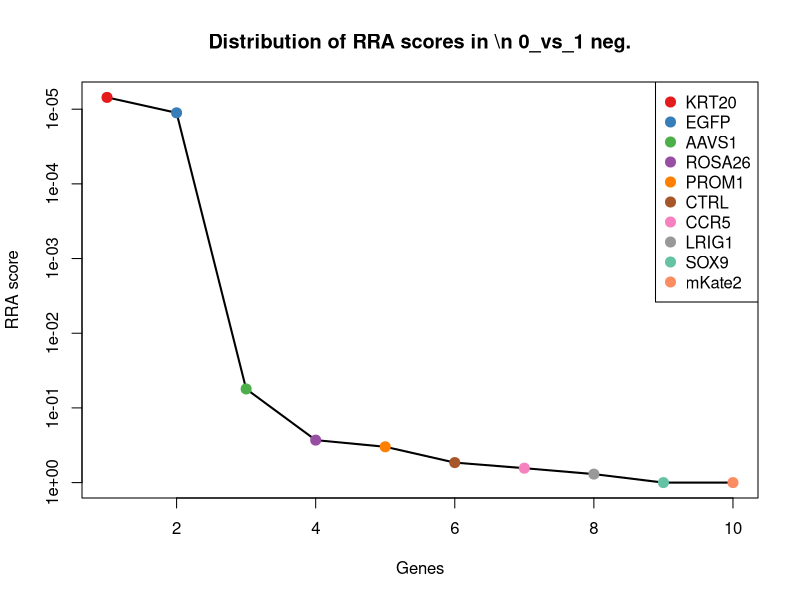
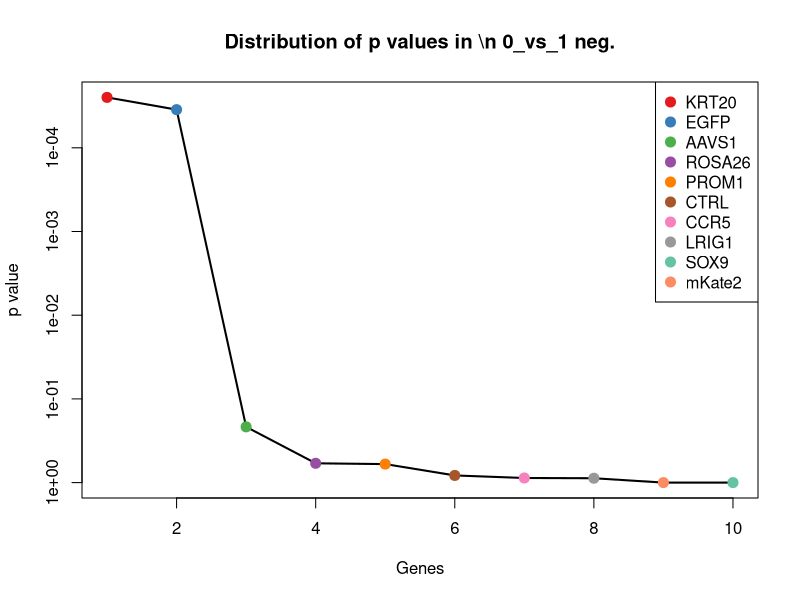
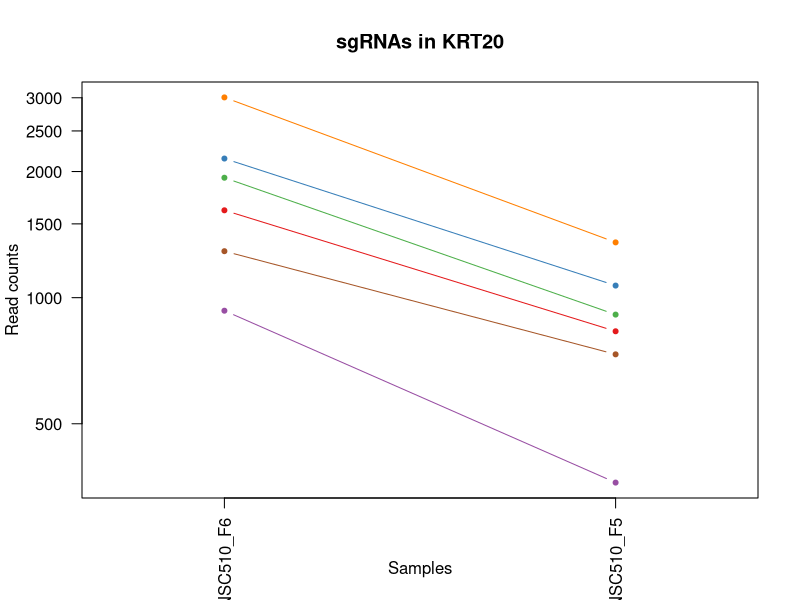
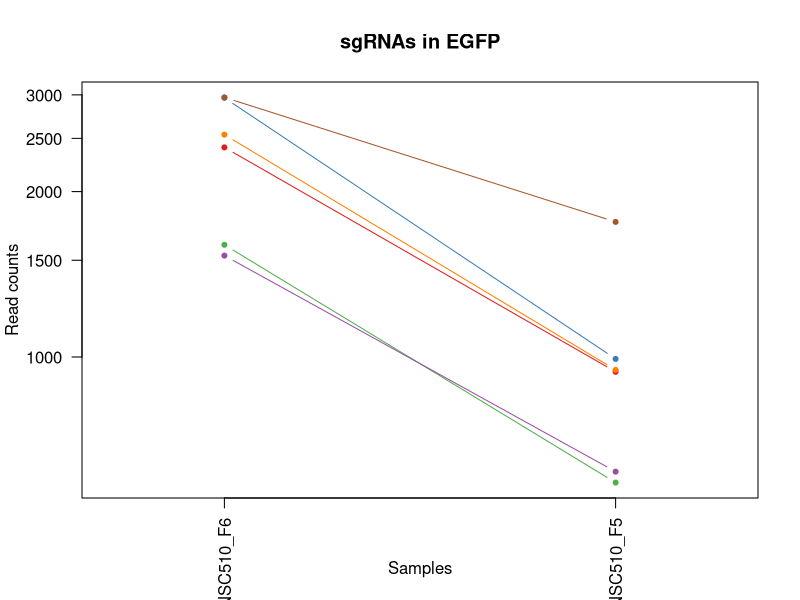
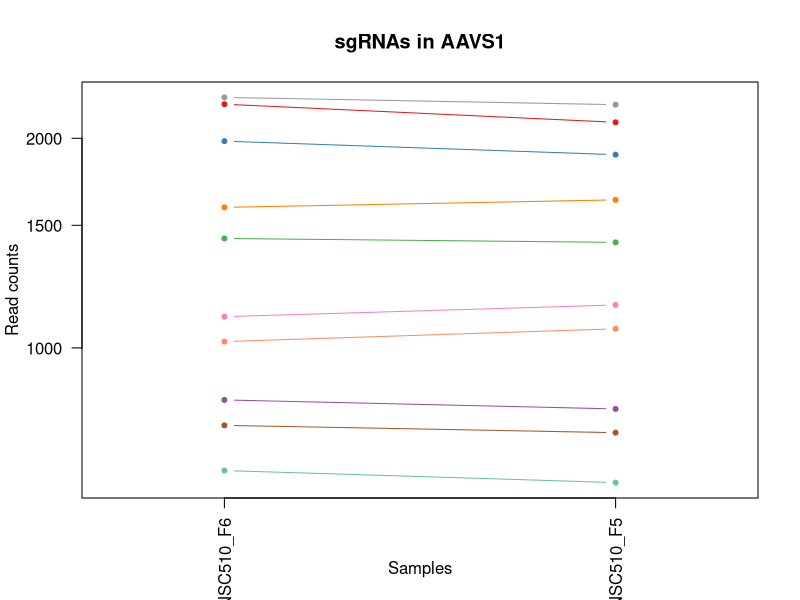
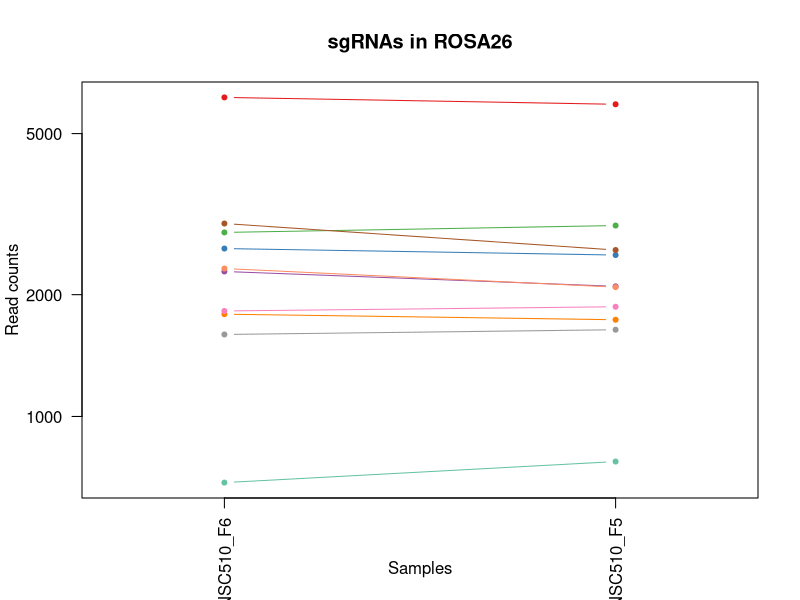
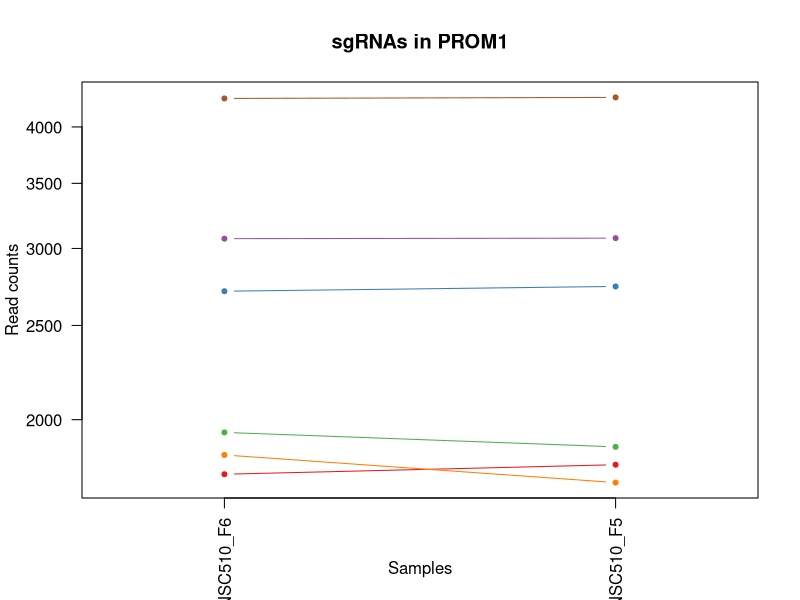
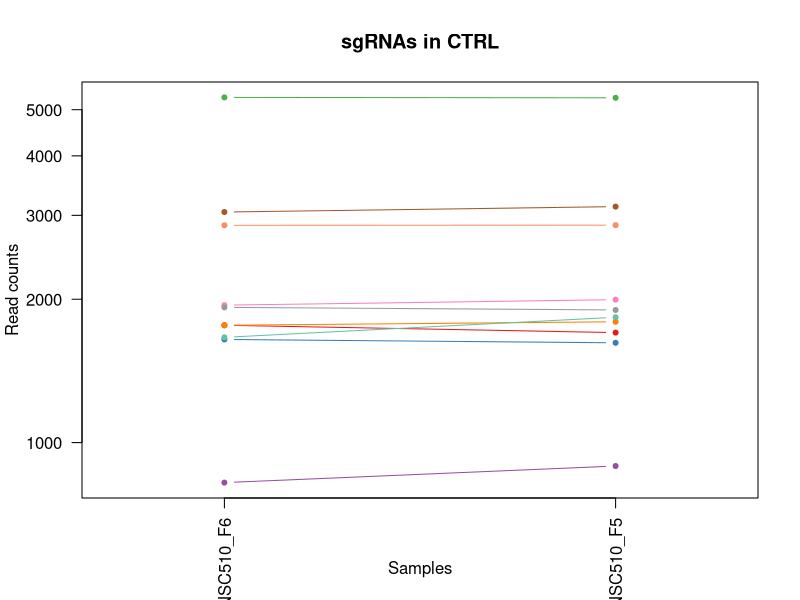

These charts were generated, in order, by the following R code: (Note: this script raises an error after producing the figures.)
pdf(file='S10B_c1_t0.pdf',width=4.5,height=4.5);
gstable=read.table('S10B_c1_t0.gene_summary.txt',header=T)
# 
#
# parameters
# Do not modify the variables beginning with "__"

# gstablename='__GENE_SUMMARY_FILE__'
startindex=3
# outputfile='__OUTPUT_FILE__'
targetgenelist=c("KRT20","EGFP","AAVS1","ROSA26","PROM1","CTRL","CCR5","LRIG1","SOX9","mKate2")
# samplelabel=sub('.\\w+.\\w+$','',colnames(gstable)[startindex]);
samplelabel='0_vs_1 neg.'


# You need to write some codes in front of this code:
# gstable=read.table(gstablename,header=T)
# pdf(file=outputfile,width=6,height=6)


# set up color using RColorBrewer
#library(RColorBrewer)
#colors <- brewer.pal(length(targetgenelist), "Set1")

colors=c( "#E41A1C", "#377EB8", "#4DAF4A", "#984EA3", "#FF7F00",  "#A65628", "#F781BF",
          "#999999", "#66C2A5", "#FC8D62", "#8DA0CB", "#E78AC3", "#A6D854", "#FFD92F", "#E5C494", "#B3B3B3", 
          "#8DD3C7", "#FFFFB3", "#BEBADA", "#FB8072", "#80B1D3", "#FDB462", "#B3DE69", "#FCCDE5",
          "#D9D9D9", "#BC80BD", "#CCEBC5", "#FFED6F")

######
# function definition

plotrankedvalues<-function(val, tglist, ...){
  
  plot(val,log='y',ylim=c(max(val),min(val)),type='l',lwd=2, ...)
  if(length(tglist)>0){
    for(i in 1:length(tglist)){
      targetgene=tglist[i];
      tx=which(names(val)==targetgene);ty=val[targetgene];
      points(tx,ty,col=colors[(i %% length(colors)) ],cex=2,pch=20)
      # text(tx+50,ty,targetgene,col=colors[i])
    }
    legend('topright',tglist,pch=20,pt.cex = 2,cex=1,col=colors)
  }
}



plotrandvalues<-function(val,targetgenelist, ...){
  # choose the one with the best distance distribution
  
  mindiffvalue=0;
  randval=val;
  for(i in 1:20){
    randval0=sample(val)
    vindex=sort(which(names(randval0) %in% targetgenelist))
    if(max(vindex)>0.9*length(val)){
      # print('pass...')
      next;
    }
    mindiffind=min(diff(vindex));
    if (mindiffind > mindiffvalue){
      mindiffvalue=mindiffind;
      randval=randval0;
      # print(paste('Diff: ',mindiffvalue))
    }
  }
  plot(randval,log='y',ylim=c(max(randval),min(randval)),pch=20,col='grey', ...)
  
  if(length(targetgenelist)>0){
    for(i in 1:length(targetgenelist)){
      targetgene=targetgenelist[i];
      tx=which(names(randval)==targetgene);ty=randval[targetgene];
      points(tx,ty,col=colors[(i %% length(colors)) ],cex=2,pch=20)
      text(tx+50,ty,targetgene,col=colors[i])
    }
  }
  
}




# set.seed(1235)



pvec=gstable[,startindex]
names(pvec)=gstable[,'id']
pvec=sort(pvec);

plotrankedvalues(pvec,targetgenelist,xlab='Genes',ylab='RRA score',main=paste('Distribution of RRA scores in \\n',samplelabel))

# plotrandvalues(pvec,targetgenelist,xlab='Genes',ylab='RRA score',main=paste('Distribution of RRA scores in \\n',samplelabel))


pvec=gstable[,startindex+1]
names(pvec)=gstable[,'id']
pvec=sort(pvec);

plotrankedvalues(pvec,targetgenelist,xlab='Genes',ylab='p value',main=paste('Distribution of p values in \\n',samplelabel))

# plotrandvalues(pvec,targetgenelist,xlab='Genes',ylab='p value',main=paste('Distribution of p values in \\n',samplelabel))



# you need to write after this code:
# dev.off()






# parameters
# Do not modify the variables beginning with "__"
targetmat=list(c(1615.2392829864425,830.2500404160154),c(2147.0518665266372,1067.6163981246968),c(1932.0638008401756,910.0817750714016),c(929.729091082681,360.83944064234515),c(3005.118269047164,1353.9462197553482),c(1289.9283941187703,731.2586894433367))
targetgene="KRT20"
collabel=c("S78_MNSC510_F6","S77_MNSC510_F5")

# set up color using RColorBrewer
#library(RColorBrewer)
#colors <- brewer.pal(length(targetgenelist), "Set1")

colors=c( "#E41A1C", "#377EB8", "#4DAF4A", "#984EA3", "#FF7F00",  "#A65628", "#F781BF",
          "#999999", "#66C2A5", "#FC8D62", "#8DA0CB", "#E78AC3", "#A6D854", "#FFD92F", "#E5C494", "#B3B3B3", 
          "#8DD3C7", "#FFFFB3", "#BEBADA", "#FB8072", "#80B1D3", "#FDB462", "#B3DE69", "#FCCDE5",
          "#D9D9D9", "#BC80BD", "#CCEBC5", "#FFED6F")


## code

targetmatvec=unlist(targetmat)+1
yrange=range(targetmatvec[targetmatvec>0]);
# yrange[1]=1; # set the minimum value to 1
for(i in 1:length(targetmat)){
  vali=targetmat[[i]]+1;
  if(i==1){
    plot(1:length(vali),vali,type='b',las=1,pch=20,main=paste('sgRNAs in',targetgene),ylab='Read counts',xlab='Samples',xlim=c(0.7,length(vali)+0.3),ylim = yrange,col=colors[(i %% length(colors))],xaxt='n',log='y')
    axis(1,at=1:length(vali),labels=(collabel),las=2)
    # lines(0:100,rep(1,101),col='black');
  }else{
    lines(1:length(vali),vali,type='b',pch=20,col=colors[(i %% length(colors))])
  }
}




# parameters
# Do not modify the variables beginning with "__"
targetmat=list(c(2406.3576475081154,938.8211995473405),c(2962.686413977468,990.9779328555261),c(1599.209471071224,589.6904133211186),c(1528.48971262173,617.3654146683192),c(2538.367863280504,946.2721614485099),c(2967.4010645407675,1760.555854933448))
targetgene="EGFP"
collabel=c("S78_MNSC510_F6","S77_MNSC510_F5")

# set up color using RColorBrewer
#library(RColorBrewer)
#colors <- brewer.pal(length(targetgenelist), "Set1")

colors=c( "#E41A1C", "#377EB8", "#4DAF4A", "#984EA3", "#FF7F00",  "#A65628", "#F781BF",
          "#999999", "#66C2A5", "#FC8D62", "#8DA0CB", "#E78AC3", "#A6D854", "#FFD92F", "#E5C494", "#B3B3B3", 
          "#8DD3C7", "#FFFFB3", "#BEBADA", "#FB8072", "#80B1D3", "#FDB462", "#B3DE69", "#FCCDE5",
          "#D9D9D9", "#BC80BD", "#CCEBC5", "#FFED6F")


## code

targetmatvec=unlist(targetmat)+1
yrange=range(targetmatvec[targetmatvec>0]);
# yrange[1]=1; # set the minimum value to 1
for(i in 1:length(targetmat)){
  vali=targetmat[[i]]+1;
  if(i==1){
    plot(1:length(vali),vali,type='b',las=1,pch=20,main=paste('sgRNAs in',targetgene),ylab='Read counts',xlab='Samples',xlim=c(0.7,length(vali)+0.3),ylim = yrange,col=colors[(i %% length(colors))],xaxt='n',log='y')
    axis(1,at=1:length(vali),labels=(collabel),las=2)
    # lines(0:100,rep(1,101),col='black');
  }else{
    lines(1:length(vali),vali,type='b',pch=20,col=colors[(i %% length(colors))])
  }
}




# parameters
# Do not modify the variables beginning with "__"
targetmat=list(c(2237.57315734199,2107.557794902193),c(1980.1532365858316,1893.6087460257584),c(1435.139631468398,1416.7471843509186),c(841.0936604926484,816.4125397424152),c(1590.7231000572847,1630.6962332273533),c(773.2026923811342,754.6759982755833),c(1107.9428823754058,1151.705825295037),c(2288.4913834256254,2234.224147222072),c(665.7086595379034,639.7183003718272),c(1020.2503818980332,1064.4231287384814))
targetgene="AAVS1"
collabel=c("S78_MNSC510_F6","S77_MNSC510_F5")

# set up color using RColorBrewer
#library(RColorBrewer)
#colors <- brewer.pal(length(targetgenelist), "Set1")

colors=c( "#E41A1C", "#377EB8", "#4DAF4A", "#984EA3", "#FF7F00",  "#A65628", "#F781BF",
          "#999999", "#66C2A5", "#FC8D62", "#8DA0CB", "#E78AC3", "#A6D854", "#FFD92F", "#E5C494", "#B3B3B3", 
          "#8DD3C7", "#FFFFB3", "#BEBADA", "#FB8072", "#80B1D3", "#FDB462", "#B3DE69", "#FCCDE5",
          "#D9D9D9", "#BC80BD", "#CCEBC5", "#FFED6F")


## code

targetmatvec=unlist(targetmat)+1
yrange=range(targetmatvec[targetmatvec>0]);
# yrange[1]=1; # set the minimum value to 1
for(i in 1:length(targetmat)){
  vali=targetmat[[i]]+1;
  if(i==1){
    plot(1:length(vali),vali,type='b',las=1,pch=20,main=paste('sgRNAs in',targetgene),ylab='Read counts',xlab='Samples',xlim=c(0.7,length(vali)+0.3),ylim = yrange,col=colors[(i %% length(colors))],xaxt='n',log='y')
    axis(1,at=1:length(vali),labels=(collabel),las=2)
    # lines(0:100,rep(1,101),col='black');
  }else{
    lines(1:length(vali),vali,type='b',pch=20,col=colors[(i %% length(colors))])
  }
}




# parameters
# Do not modify the variables beginning with "__"
targetmat=list(c(6142.246753866717,5906.483941369833),c(2598.715390490739,2504.5876219216466),c(2848.5918703456177,2962.2895672791938),c(2280.9479425243458,2095.8491404860697),c(1788.7384237158678,1732.8808535862477),c(2996.631898033225,2576.9683946758632),c(1821.740977658965,1865.9337446785578),c(1593.5518903952643,1637.0827719997842),c(685.5101919037617,772.7711914641375),c(2319.6080771434026,2086.2693323274234))
targetgene="ROSA26"
collabel=c("S78_MNSC510_F6","S77_MNSC510_F5")

# set up color using RColorBrewer
#library(RColorBrewer)
#colors <- brewer.pal(length(targetgenelist), "Set1")

colors=c( "#E41A1C", "#377EB8", "#4DAF4A", "#984EA3", "#FF7F00",  "#A65628", "#F781BF",
          "#999999", "#66C2A5", "#FC8D62", "#8DA0CB", "#E78AC3", "#A6D854", "#FFD92F", "#E5C494", "#B3B3B3", 
          "#8DD3C7", "#FFFFB3", "#BEBADA", "#FB8072", "#80B1D3", "#FDB462", "#B3DE69", "#FCCDE5",
          "#D9D9D9", "#BC80BD", "#CCEBC5", "#FFED6F")


## code

targetmatvec=unlist(targetmat)+1
yrange=range(targetmatvec[targetmatvec>0]);
# yrange[1]=1; # set the minimum value to 1
for(i in 1:length(targetmat)){
  vali=targetmat[[i]]+1;
  if(i==1){
    plot(1:length(vali),vali,type='b',las=1,pch=20,main=paste('sgRNAs in',targetgene),ylab='Read counts',xlab='Samples',xlim=c(0.7,length(vali)+0.3),ylim = yrange,col=colors[(i %% length(colors))],xaxt='n',log='y')
    axis(1,at=1:length(vali),labels=(collabel),las=2)
    # lines(0:100,rep(1,101),col='black');
  }else{
    lines(1:length(vali),vali,type='b',pch=20,col=colors[(i %% length(colors))])
  }
}




# parameters
# Do not modify the variables beginning with "__"
targetmat=list(c(1756.6787998854306,1796.7462413105566),c(2709.9811437846092,2740.8895565015896),c(1939.607241741455,1874.4491297084655),c(3069.237516708039,3072.9895726679956),c(1838.7137196868437,1722.2366222988628),c(4278.073921138056,4288.560785687341))
targetgene="PROM1"
collabel=c("S78_MNSC510_F6","S77_MNSC510_F5")

# set up color using RColorBrewer
#library(RColorBrewer)
#colors <- brewer.pal(length(targetgenelist), "Set1")

colors=c( "#E41A1C", "#377EB8", "#4DAF4A", "#984EA3", "#FF7F00",  "#A65628", "#F781BF",
          "#999999", "#66C2A5", "#FC8D62", "#8DA0CB", "#E78AC3", "#A6D854", "#FFD92F", "#E5C494", "#B3B3B3", 
          "#8DD3C7", "#FFFFB3", "#BEBADA", "#FB8072", "#80B1D3", "#FDB462", "#B3DE69", "#FCCDE5",
          "#D9D9D9", "#BC80BD", "#CCEBC5", "#FFED6F")


## code

targetmatvec=unlist(targetmat)+1
yrange=range(targetmatvec[targetmatvec>0]);
# yrange[1]=1; # set the minimum value to 1
for(i in 1:length(targetmat)){
  vali=targetmat[[i]]+1;
  if(i==1){
    plot(1:length(vali),vali,type='b',las=1,pch=20,main=paste('sgRNAs in',targetgene),ylab='Read counts',xlab='Samples',xlim=c(0.7,length(vali)+0.3),ylim = yrange,col=colors[(i %% length(colors))],xaxt='n',log='y')
    axis(1,at=1:length(vali),labels=(collabel),las=2)
    # lines(0:100,rep(1,101),col='black');
  }else{
    lines(1:length(vali),vali,type='b',pch=20,col=colors[(i %% length(colors))])
  }
}




# parameters
# Do not modify the variables beginning with "__"
targetmat=list(c(1762.3363805613901,1700.948159724093),c(1645.41304659156,1618.9875788112302),c(5304.9248138247085,5294.4406423452065),c(823.17798835211,891.9865818828473),c(1762.3363805613901,1792.4885487956026),c(3047.550124116861,3128.3395753623968),c(1942.4360320794347,1994.728943255914),c(1921.6915696009164,1897.8664385407121),c(1662.3857886194385,1831.8722045589263),c(2858.021171472217,2860.1049469202994))
targetgene="CTRL"
collabel=c("S78_MNSC510_F6","S77_MNSC510_F5")

# set up color using RColorBrewer
#library(RColorBrewer)
#colors <- brewer.pal(length(targetgenelist), "Set1")

colors=c( "#E41A1C", "#377EB8", "#4DAF4A", "#984EA3", "#FF7F00",  "#A65628", "#F781BF",
          "#999999", "#66C2A5", "#FC8D62", "#8DA0CB", "#E78AC3", "#A6D854", "#FFD92F", "#E5C494", "#B3B3B3", 
          "#8DD3C7", "#FFFFB3", "#BEBADA", "#FB8072", "#80B1D3", "#FDB462", "#B3DE69", "#FCCDE5",
          "#D9D9D9", "#BC80BD", "#CCEBC5", "#FFED6F")


## code

targetmatvec=unlist(targetmat)+1
yrange=range(targetmatvec[targetmatvec>0]);
# yrange[1]=1; # set the minimum value to 1
for(i in 1:length(targetmat)){
  vali=targetmat[[i]]+1;
  if(i==1){
    plot(1:length(vali),vali,type='b',las=1,pch=20,main=paste('sgRNAs in',targetgene),ylab='Read counts',xlab='Samples',xlim=c(0.7,length(vali)+0.3),ylim = yrange,col=colors[(i %% length(colors))],xaxt='n',log='y')
    axis(1,at=1:length(vali),labels=(collabel),las=2)
    # lines(0:100,rep(1,101),col='black');
  }else{
    lines(1:length(vali),vali,type='b',pch=20,col=colors[(i %% length(colors))])
  }
}




# parameters
# Do not modify the variables beginning with "__"
targetmat=list(c(1231.4667271338553,1350.7529503691328),c(2151.7665170899368,1948.9587487201593),c(1166.4045493603207,1212.3779436331301),c(912.7563490548023,949.4654308347253),c(1553.9488256635477,1533.8337285121515),c(1387.993125835402,1424.198146252088),c(2774.100391445484,2958.0318747642395),c(1756.6787998854306,1790.3597025381257),c(1126.8014846286042,1068.6808212534352),c(1583.1796591560053,1710.5279678827394))
targetgene="CCR5"
collabel=c("S78_MNSC510_F6","S77_MNSC510_F5")

# set up color using RColorBrewer
#library(RColorBrewer)
#colors <- brewer.pal(length(targetgenelist), "Set1")

colors=c( "#E41A1C", "#377EB8", "#4DAF4A", "#984EA3", "#FF7F00",  "#A65628", "#F781BF",
          "#999999", "#66C2A5", "#FC8D62", "#8DA0CB", "#E78AC3", "#A6D854", "#FFD92F", "#E5C494", "#B3B3B3", 
          "#8DD3C7", "#FFFFB3", "#BEBADA", "#FB8072", "#80B1D3", "#FDB462", "#B3DE69", "#FCCDE5",
          "#D9D9D9", "#BC80BD", "#CCEBC5", "#FFED6F")


## code

targetmatvec=unlist(targetmat)+1
yrange=range(targetmatvec[targetmatvec>0]);
# yrange[1]=1; # set the minimum value to 1
for(i in 1:length(targetmat)){
  vali=targetmat[[i]]+1;
  if(i==1){
    plot(1:length(vali),vali,type='b',las=1,pch=20,main=paste('sgRNAs in',targetgene),ylab='Read counts',xlab='Samples',xlim=c(0.7,length(vali)+0.3),ylim = yrange,col=colors[(i %% length(colors))],xaxt='n',log='y')
    axis(1,at=1:length(vali),labels=(collabel),las=2)
    # lines(0:100,rep(1,101),col='black');
  }else{
    lines(1:length(vali),vali,type='b',pch=20,col=colors[(i %% length(colors))])
  }
}




# parameters
# Do not modify the variables beginning with "__"
targetmat=list(c(1976.3815161351918,2176.7452982701943),c(1169.2333396983006,1247.5039068815001),c(1341.7895503150658,1403.9741068060569),c(2553.454745083063,2582.290510319556),c(3579.3627076570556,3822.3434552998865),c(1261.6404907389726,1246.4394837527616))
targetgene="LRIG1"
collabel=c("S78_MNSC510_F6","S77_MNSC510_F5")

# set up color using RColorBrewer
#library(RColorBrewer)
#colors <- brewer.pal(length(targetgenelist), "Set1")

colors=c( "#E41A1C", "#377EB8", "#4DAF4A", "#984EA3", "#FF7F00",  "#A65628", "#F781BF",
          "#999999", "#66C2A5", "#FC8D62", "#8DA0CB", "#E78AC3", "#A6D854", "#FFD92F", "#E5C494", "#B3B3B3", 
          "#8DD3C7", "#FFFFB3", "#BEBADA", "#FB8072", "#80B1D3", "#FDB462", "#B3DE69", "#FCCDE5",
          "#D9D9D9", "#BC80BD", "#CCEBC5", "#FFED6F")


## code

targetmatvec=unlist(targetmat)+1
yrange=range(targetmatvec[targetmatvec>0]);
# yrange[1]=1; # set the minimum value to 1
for(i in 1:length(targetmat)){
  vali=targetmat[[i]]+1;
  if(i==1){
    plot(1:length(vali),vali,type='b',las=1,pch=20,main=paste('sgRNAs in',targetgene),ylab='Read counts',xlab='Samples',xlim=c(0.7,length(vali)+0.3),ylim = yrange,col=colors[(i %% length(colors))],xaxt='n',log='y')
    axis(1,at=1:length(vali),labels=(collabel),las=2)
    # lines(0:100,rep(1,101),col='black');
  }else{
    lines(1:length(vali),vali,type='b',pch=20,col=colors[(i %% length(colors))])
  }
}




# parameters
# Do not modify the variables beginning with "__"
targetmat=list(c(1218.2657055566162,1467.8394945303658),c(660.9940089746037,1127.2240933340518),c(565.7580675959518,1005.8798566578648),c(466.75040576666026,790.8663846526916),c(825.0638485774298,1597.6991162364604),c(2118.7639631468396,2847.3318693754377))
targetgene="SOX9"
collabel=c("S78_MNSC510_F6","S77_MNSC510_F5")

# set up color using RColorBrewer
#library(RColorBrewer)
#colors <- brewer.pal(length(targetgenelist), "Set1")

colors=c( "#E41A1C", "#377EB8", "#4DAF4A", "#984EA3", "#FF7F00",  "#A65628", "#F781BF",
          "#999999", "#66C2A5", "#FC8D62", "#8DA0CB", "#E78AC3", "#A6D854", "#FFD92F", "#E5C494", "#B3B3B3", 
          "#8DD3C7", "#FFFFB3", "#BEBADA", "#FB8072", "#80B1D3", "#FDB462", "#B3DE69", "#FCCDE5",
          "#D9D9D9", "#BC80BD", "#CCEBC5", "#FFED6F")


## code

targetmatvec=unlist(targetmat)+1
yrange=range(targetmatvec[targetmatvec>0]);
# yrange[1]=1; # set the minimum value to 1
for(i in 1:length(targetmat)){
  vali=targetmat[[i]]+1;
  if(i==1){
    plot(1:length(vali),vali,type='b',las=1,pch=20,main=paste('sgRNAs in',targetgene),ylab='Read counts',xlab='Samples',xlim=c(0.7,length(vali)+0.3),ylim = yrange,col=colors[(i %% length(colors))],xaxt='n',log='y')
    axis(1,at=1:length(vali),labels=(collabel),las=2)
    # lines(0:100,rep(1,101),col='black');
  }else{
    lines(1:length(vali),vali,type='b',pch=20,col=colors[(i %% length(colors))])
  }
}




# parameters
# Do not modify the variables beginning with "__"
targetmat=list(c(256.4769906434982,1942.5722099477284),c(293.25126503723504,2385.3722315029368),c(302.68056616383427,2223.5799159346875),c(929.729091082681,1746.718354259848),c(390.3730666412068,1882.9645147383735),c(451.66352396410156,3366.7703561998164))
targetgene="mKate2"
collabel=c("S78_MNSC510_F6","S77_MNSC510_F5")

# set up color using RColorBrewer
#library(RColorBrewer)
#colors <- brewer.pal(length(targetgenelist), "Set1")

colors=c( "#E41A1C", "#377EB8", "#4DAF4A", "#984EA3", "#FF7F00",  "#A65628", "#F781BF",
          "#999999", "#66C2A5", "#FC8D62", "#8DA0CB", "#E78AC3", "#A6D854", "#FFD92F", "#E5C494", "#B3B3B3", 
          "#8DD3C7", "#FFFFB3", "#BEBADA", "#FB8072", "#80B1D3", "#FDB462", "#B3DE69", "#FCCDE5",
          "#D9D9D9", "#BC80BD", "#CCEBC5", "#FFED6F")


## code

targetmatvec=unlist(targetmat)+1
yrange=range(targetmatvec[targetmatvec>0]);
# yrange[1]=1; # set the minimum value to 1
for(i in 1:length(targetmat)){
  vali=targetmat[[i]]+1;
  if(i==1){
    plot(1:length(vali),vali,type='b',las=1,pch=20,main=paste('sgRNAs in',targetgene),ylab='Read counts',xlab='Samples',xlim=c(0.7,length(vali)+0.3),ylim = yrange,col=colors[(i %% length(colors))],xaxt='n',log='y')
    axis(1,at=1:length(vali),labels=(collabel),las=2)
    # lines(0:100,rep(1,101),col='black');
  }else{
    lines(1:length(vali),vali,type='b',pch=20,col=colors[(i %% length(colors))])
  }
}



# 
#
# parameters
# Do not modify the variables beginning with "__"

# gstablename='__GENE_SUMMARY_FILE__'
startindex=9
# outputfile='__OUTPUT_FILE__'
targetgenelist=c("mKate2","SOX9","LRIG1","CTRL","CCR5","ROSA26","PROM1","AAVS1","EGFP","KRT20")
# samplelabel=sub('.\\w+.\\w+$','',colnames(gstable)[startindex]);
samplelabel='0_vs_1 pos.'


# You need to write some codes in front of this code:
# gstable=read.table(gstablename,header=T)
# pdf(file=outputfile,width=6,height=6)


# set up color using RColorBrewer
#library(RColorBrewer)
#colors <- brewer.pal(length(targetgenelist), "Set1")

colors=c( "#E41A1C", "#377EB8", "#4DAF4A", "#984EA3", "#FF7F00",  "#A65628", "#F781BF",
          "#999999", "#66C2A5", "#FC8D62", "#8DA0CB", "#E78AC3", "#A6D854", "#FFD92F", "#E5C494", "#B3B3B3", 
          "#8DD3C7", "#FFFFB3", "#BEBADA", "#FB8072", "#80B1D3", "#FDB462", "#B3DE69", "#FCCDE5",
          "#D9D9D9", "#BC80BD", "#CCEBC5", "#FFED6F")

######
# function definition

plotrankedvalues<-function(val, tglist, ...){
  
  plot(val,log='y',ylim=c(max(val),min(val)),type='l',lwd=2, ...)
  if(length(tglist)>0){
    for(i in 1:length(tglist)){
      targetgene=tglist[i];
      tx=which(names(val)==targetgene);ty=val[targetgene];
      points(tx,ty,col=colors[(i %% length(colors)) ],cex=2,pch=20)
      # text(tx+50,ty,targetgene,col=colors[i])
    }
    legend('topright',tglist,pch=20,pt.cex = 2,cex=1,col=colors)
  }
}



plotrandvalues<-function(val,targetgenelist, ...){
  # choose the one with the best distance distribution
  
  mindiffvalue=0;
  randval=val;
  for(i in 1:20){
    randval0=sample(val)
    vindex=sort(which(names(randval0) %in% targetgenelist))
    if(max(vindex)>0.9*length(val)){
      # print('pass...')
      next;
    }
    mindiffind=min(diff(vindex));
    if (mindiffind > mindiffvalue){
      mindiffvalue=mindiffind;
      randval=randval0;
      # print(paste('Diff: ',mindiffvalue))
    }
  }
  plot(randval,log='y',ylim=c(max(randval),min(randval)),pch=20,col='grey', ...)
  
  if(length(targetgenelist)>0){
    for(i in 1:length(targetgenelist)){
      targetgene=targetgenelist[i];
      tx=which(names(randval)==targetgene);ty=randval[targetgene];
      points(tx,ty,col=colors[(i %% length(colors)) ],cex=2,pch=20)
      text(tx+50,ty,targetgene,col=colors[i])
    }
  }
  
}




# set.seed(1235)



pvec=gstable[,startindex]
names(pvec)=gstable[,'id']
pvec=sort(pvec);

plotrankedvalues(pvec,targetgenelist,xlab='Genes',ylab='RRA score',main=paste('Distribution of RRA scores in \\n',samplelabel))

# plotrandvalues(pvec,targetgenelist,xlab='Genes',ylab='RRA score',main=paste('Distribution of RRA scores in \\n',samplelabel))


pvec=gstable[,startindex+1]
names(pvec)=gstable[,'id']
pvec=sort(pvec);

plotrankedvalues(pvec,targetgenelist,xlab='Genes',ylab='p value',main=paste('Distribution of p values in \\n',samplelabel))

# plotrandvalues(pvec,targetgenelist,xlab='Genes',ylab='p value',main=paste('Distribution of p values in \\n',samplelabel))



# you need to write after this code:
# dev.off()






# parameters
# Do not modify the variables beginning with "__"
targetmat=list(c(256.4769906434982,1942.5722099477284),c(293.25126503723504,2385.3722315029368),c(302.68056616383427,2223.5799159346875),c(929.729091082681,1746.718354259848),c(390.3730666412068,1882.9645147383735),c(451.66352396410156,3366.7703561998164))
targetgene="mKate2"
collabel=c("S78_MNSC510_F6","S77_MNSC510_F5")

# set up color using RColorBrewer
#library(RColorBrewer)
#colors <- brewer.pal(length(targetgenelist), "Set1")

colors=c( "#E41A1C", "#377EB8", "#4DAF4A", "#984EA3", "#FF7F00",  "#A65628", "#F781BF",
          "#999999", "#66C2A5", "#FC8D62", "#8DA0CB", "#E78AC3", "#A6D854", "#FFD92F", "#E5C494", "#B3B3B3", 
          "#8DD3C7", "#FFFFB3", "#BEBADA", "#FB8072", "#80B1D3", "#FDB462", "#B3DE69", "#FCCDE5",
          "#D9D9D9", "#BC80BD", "#CCEBC5", "#FFED6F")


## code

targetmatvec=unlist(targetmat)+1
yrange=range(targetmatvec[targetmatvec>0]);
# yrange[1]=1; # set the minimum value to 1
for(i in 1:length(targetmat)){
  vali=targetmat[[i]]+1;
  if(i==1){
    plot(1:length(vali),vali,type='b',las=1,pch=20,main=paste('sgRNAs in',targetgene),ylab='Read counts',xlab='Samples',xlim=c(0.7,length(vali)+0.3),ylim = yrange,col=colors[(i %% length(colors))],xaxt='n',log='y')
    axis(1,at=1:length(vali),labels=(collabel),las=2)
    # lines(0:100,rep(1,101),col='black');
  }else{
    lines(1:length(vali),vali,type='b',pch=20,col=colors[(i %% length(colors))])
  }
}




# parameters
# Do not modify the variables beginning with "__"
targetmat=list(c(1218.2657055566162,1467.8394945303658),c(660.9940089746037,1127.2240933340518),c(565.7580675959518,1005.8798566578648),c(466.75040576666026,790.8663846526916),c(825.0638485774298,1597.6991162364604),c(2118.7639631468396,2847.3318693754377))
targetgene="SOX9"
collabel=c("S78_MNSC510_F6","S77_MNSC510_F5")

# set up color using RColorBrewer
#library(RColorBrewer)
#colors <- brewer.pal(length(targetgenelist), "Set1")

colors=c( "#E41A1C", "#377EB8", "#4DAF4A", "#984EA3", "#FF7F00",  "#A65628", "#F781BF",
          "#999999", "#66C2A5", "#FC8D62", "#8DA0CB", "#E78AC3", "#A6D854", "#FFD92F", "#E5C494", "#B3B3B3", 
          "#8DD3C7", "#FFFFB3", "#BEBADA", "#FB8072", "#80B1D3", "#FDB462", "#B3DE69", "#FCCDE5",
          "#D9D9D9", "#BC80BD", "#CCEBC5", "#FFED6F")


## code

targetmatvec=unlist(targetmat)+1
yrange=range(targetmatvec[targetmatvec>0]);
# yrange[1]=1; # set the minimum value to 1
for(i in 1:length(targetmat)){
  vali=targetmat[[i]]+1;
  if(i==1){
    plot(1:length(vali),vali,type='b',las=1,pch=20,main=paste('sgRNAs in',targetgene),ylab='Read counts',xlab='Samples',xlim=c(0.7,length(vali)+0.3),ylim = yrange,col=colors[(i %% length(colors))],xaxt='n',log='y')
    axis(1,at=1:length(vali),labels=(collabel),las=2)
    # lines(0:100,rep(1,101),col='black');
  }else{
    lines(1:length(vali),vali,type='b',pch=20,col=colors[(i %% length(colors))])
  }
}




# parameters
# Do not modify the variables beginning with "__"
targetmat=list(c(1976.3815161351918,2176.7452982701943),c(1169.2333396983006,1247.5039068815001),c(1341.7895503150658,1403.9741068060569),c(2553.454745083063,2582.290510319556),c(3579.3627076570556,3822.3434552998865),c(1261.6404907389726,1246.4394837527616))
targetgene="LRIG1"
collabel=c("S78_MNSC510_F6","S77_MNSC510_F5")

# set up color using RColorBrewer
#library(RColorBrewer)
#colors <- brewer.pal(length(targetgenelist), "Set1")

colors=c( "#E41A1C", "#377EB8", "#4DAF4A", "#984EA3", "#FF7F00",  "#A65628", "#F781BF",
          "#999999", "#66C2A5", "#FC8D62", "#8DA0CB", "#E78AC3", "#A6D854", "#FFD92F", "#E5C494", "#B3B3B3", 
          "#8DD3C7", "#FFFFB3", "#BEBADA", "#FB8072", "#80B1D3", "#FDB462", "#B3DE69", "#FCCDE5",
          "#D9D9D9", "#BC80BD", "#CCEBC5", "#FFED6F")


## code

targetmatvec=unlist(targetmat)+1
yrange=range(targetmatvec[targetmatvec>0]);
# yrange[1]=1; # set the minimum value to 1
for(i in 1:length(targetmat)){
  vali=targetmat[[i]]+1;
  if(i==1){
    plot(1:length(vali),vali,type='b',las=1,pch=20,main=paste('sgRNAs in',targetgene),ylab='Read counts',xlab='Samples',xlim=c(0.7,length(vali)+0.3),ylim = yrange,col=colors[(i %% length(colors))],xaxt='n',log='y')
    axis(1,at=1:length(vali),labels=(collabel),las=2)
    # lines(0:100,rep(1,101),col='black');
  }else{
    lines(1:length(vali),vali,type='b',pch=20,col=colors[(i %% length(colors))])
  }
}




# parameters
# Do not modify the variables beginning with "__"
targetmat=list(c(1762.3363805613901,1700.948159724093),c(1645.41304659156,1618.9875788112302),c(5304.9248138247085,5294.4406423452065),c(823.17798835211,891.9865818828473),c(1762.3363805613901,1792.4885487956026),c(3047.550124116861,3128.3395753623968),c(1942.4360320794347,1994.728943255914),c(1921.6915696009164,1897.8664385407121),c(1662.3857886194385,1831.8722045589263),c(2858.021171472217,2860.1049469202994))
targetgene="CTRL"
collabel=c("S78_MNSC510_F6","S77_MNSC510_F5")

# set up color using RColorBrewer
#library(RColorBrewer)
#colors <- brewer.pal(length(targetgenelist), "Set1")

colors=c( "#E41A1C", "#377EB8", "#4DAF4A", "#984EA3", "#FF7F00",  "#A65628", "#F781BF",
          "#999999", "#66C2A5", "#FC8D62", "#8DA0CB", "#E78AC3", "#A6D854", "#FFD92F", "#E5C494", "#B3B3B3", 
          "#8DD3C7", "#FFFFB3", "#BEBADA", "#FB8072", "#80B1D3", "#FDB462", "#B3DE69", "#FCCDE5",
          "#D9D9D9", "#BC80BD", "#CCEBC5", "#FFED6F")


## code

targetmatvec=unlist(targetmat)+1
yrange=range(targetmatvec[targetmatvec>0]);
# yrange[1]=1; # set the minimum value to 1
for(i in 1:length(targetmat)){
  vali=targetmat[[i]]+1;
  if(i==1){
    plot(1:length(vali),vali,type='b',las=1,pch=20,main=paste('sgRNAs in',targetgene),ylab='Read counts',xlab='Samples',xlim=c(0.7,length(vali)+0.3),ylim = yrange,col=colors[(i %% length(colors))],xaxt='n',log='y')
    axis(1,at=1:length(vali),labels=(collabel),las=2)
    # lines(0:100,rep(1,101),col='black');
  }else{
    lines(1:length(vali),vali,type='b',pch=20,col=colors[(i %% length(colors))])
  }
}




# parameters
# Do not modify the variables beginning with "__"
targetmat=list(c(1231.4667271338553,1350.7529503691328),c(2151.7665170899368,1948.9587487201593),c(1166.4045493603207,1212.3779436331301),c(912.7563490548023,949.4654308347253),c(1553.9488256635477,1533.8337285121515),c(1387.993125835402,1424.198146252088),c(2774.100391445484,2958.0318747642395),c(1756.6787998854306,1790.3597025381257),c(1126.8014846286042,1068.6808212534352),c(1583.1796591560053,1710.5279678827394))
targetgene="CCR5"
collabel=c("S78_MNSC510_F6","S77_MNSC510_F5")

# set up color using RColorBrewer
#library(RColorBrewer)
#colors <- brewer.pal(length(targetgenelist), "Set1")

colors=c( "#E41A1C", "#377EB8", "#4DAF4A", "#984EA3", "#FF7F00",  "#A65628", "#F781BF",
          "#999999", "#66C2A5", "#FC8D62", "#8DA0CB", "#E78AC3", "#A6D854", "#FFD92F", "#E5C494", "#B3B3B3", 
          "#8DD3C7", "#FFFFB3", "#BEBADA", "#FB8072", "#80B1D3", "#FDB462", "#B3DE69", "#FCCDE5",
          "#D9D9D9", "#BC80BD", "#CCEBC5", "#FFED6F")


## code

targetmatvec=unlist(targetmat)+1
yrange=range(targetmatvec[targetmatvec>0]);
# yrange[1]=1; # set the minimum value to 1
for(i in 1:length(targetmat)){
  vali=targetmat[[i]]+1;
  if(i==1){
    plot(1:length(vali),vali,type='b',las=1,pch=20,main=paste('sgRNAs in',targetgene),ylab='Read counts',xlab='Samples',xlim=c(0.7,length(vali)+0.3),ylim = yrange,col=colors[(i %% length(colors))],xaxt='n',log='y')
    axis(1,at=1:length(vali),labels=(collabel),las=2)
    # lines(0:100,rep(1,101),col='black');
  }else{
    lines(1:length(vali),vali,type='b',pch=20,col=colors[(i %% length(colors))])
  }
}




# parameters
# Do not modify the variables beginning with "__"
targetmat=list(c(6142.246753866717,5906.483941369833),c(2598.715390490739,2504.5876219216466),c(2848.5918703456177,2962.2895672791938),c(2280.9479425243458,2095.8491404860697),c(1788.7384237158678,1732.8808535862477),c(2996.631898033225,2576.9683946758632),c(1821.740977658965,1865.9337446785578),c(1593.5518903952643,1637.0827719997842),c(685.5101919037617,772.7711914641375),c(2319.6080771434026,2086.2693323274234))
targetgene="ROSA26"
collabel=c("S78_MNSC510_F6","S77_MNSC510_F5")

# set up color using RColorBrewer
#library(RColorBrewer)
#colors <- brewer.pal(length(targetgenelist), "Set1")

colors=c( "#E41A1C", "#377EB8", "#4DAF4A", "#984EA3", "#FF7F00",  "#A65628", "#F781BF",
          "#999999", "#66C2A5", "#FC8D62", "#8DA0CB", "#E78AC3", "#A6D854", "#FFD92F", "#E5C494", "#B3B3B3", 
          "#8DD3C7", "#FFFFB3", "#BEBADA", "#FB8072", "#80B1D3", "#FDB462", "#B3DE69", "#FCCDE5",
          "#D9D9D9", "#BC80BD", "#CCEBC5", "#FFED6F")


## code

targetmatvec=unlist(targetmat)+1
yrange=range(targetmatvec[targetmatvec>0]);
# yrange[1]=1; # set the minimum value to 1
for(i in 1:length(targetmat)){
  vali=targetmat[[i]]+1;
  if(i==1){
    plot(1:length(vali),vali,type='b',las=1,pch=20,main=paste('sgRNAs in',targetgene),ylab='Read counts',xlab='Samples',xlim=c(0.7,length(vali)+0.3),ylim = yrange,col=colors[(i %% length(colors))],xaxt='n',log='y')
    axis(1,at=1:length(vali),labels=(collabel),las=2)
    # lines(0:100,rep(1,101),col='black');
  }else{
    lines(1:length(vali),vali,type='b',pch=20,col=colors[(i %% length(colors))])
  }
}




# parameters
# Do not modify the variables beginning with "__"
targetmat=list(c(1756.6787998854306,1796.7462413105566),c(2709.9811437846092,2740.8895565015896),c(1939.607241741455,1874.4491297084655),c(3069.237516708039,3072.9895726679956),c(1838.7137196868437,1722.2366222988628),c(4278.073921138056,4288.560785687341))
targetgene="PROM1"
collabel=c("S78_MNSC510_F6","S77_MNSC510_F5")

# set up color using RColorBrewer
#library(RColorBrewer)
#colors <- brewer.pal(length(targetgenelist), "Set1")

colors=c( "#E41A1C", "#377EB8", "#4DAF4A", "#984EA3", "#FF7F00",  "#A65628", "#F781BF",
          "#999999", "#66C2A5", "#FC8D62", "#8DA0CB", "#E78AC3", "#A6D854", "#FFD92F", "#E5C494", "#B3B3B3", 
          "#8DD3C7", "#FFFFB3", "#BEBADA", "#FB8072", "#80B1D3", "#FDB462", "#B3DE69", "#FCCDE5",
          "#D9D9D9", "#BC80BD", "#CCEBC5", "#FFED6F")


## code

targetmatvec=unlist(targetmat)+1
yrange=range(targetmatvec[targetmatvec>0]);
# yrange[1]=1; # set the minimum value to 1
for(i in 1:length(targetmat)){
  vali=targetmat[[i]]+1;
  if(i==1){
    plot(1:length(vali),vali,type='b',las=1,pch=20,main=paste('sgRNAs in',targetgene),ylab='Read counts',xlab='Samples',xlim=c(0.7,length(vali)+0.3),ylim = yrange,col=colors[(i %% length(colors))],xaxt='n',log='y')
    axis(1,at=1:length(vali),labels=(collabel),las=2)
    # lines(0:100,rep(1,101),col='black');
  }else{
    lines(1:length(vali),vali,type='b',pch=20,col=colors[(i %% length(colors))])
  }
}




# parameters
# Do not modify the variables beginning with "__"
targetmat=list(c(2237.57315734199,2107.557794902193),c(1980.1532365858316,1893.6087460257584),c(1435.139631468398,1416.7471843509186),c(841.0936604926484,816.4125397424152),c(1590.7231000572847,1630.6962332273533),c(773.2026923811342,754.6759982755833),c(1107.9428823754058,1151.705825295037),c(2288.4913834256254,2234.224147222072),c(665.7086595379034,639.7183003718272),c(1020.2503818980332,1064.4231287384814))
targetgene="AAVS1"
collabel=c("S78_MNSC510_F6","S77_MNSC510_F5")

# set up color using RColorBrewer
#library(RColorBrewer)
#colors <- brewer.pal(length(targetgenelist), "Set1")

colors=c( "#E41A1C", "#377EB8", "#4DAF4A", "#984EA3", "#FF7F00",  "#A65628", "#F781BF",
          "#999999", "#66C2A5", "#FC8D62", "#8DA0CB", "#E78AC3", "#A6D854", "#FFD92F", "#E5C494", "#B3B3B3", 
          "#8DD3C7", "#FFFFB3", "#BEBADA", "#FB8072", "#80B1D3", "#FDB462", "#B3DE69", "#FCCDE5",
          "#D9D9D9", "#BC80BD", "#CCEBC5", "#FFED6F")


## code

targetmatvec=unlist(targetmat)+1
yrange=range(targetmatvec[targetmatvec>0]);
# yrange[1]=1; # set the minimum value to 1
for(i in 1:length(targetmat)){
  vali=targetmat[[i]]+1;
  if(i==1){
    plot(1:length(vali),vali,type='b',las=1,pch=20,main=paste('sgRNAs in',targetgene),ylab='Read counts',xlab='Samples',xlim=c(0.7,length(vali)+0.3),ylim = yrange,col=colors[(i %% length(colors))],xaxt='n',log='y')
    axis(1,at=1:length(vali),labels=(collabel),las=2)
    # lines(0:100,rep(1,101),col='black');
  }else{
    lines(1:length(vali),vali,type='b',pch=20,col=colors[(i %% length(colors))])
  }
}




# parameters
# Do not modify the variables beginning with "__"
targetmat=list(c(2406.3576475081154,938.8211995473405),c(2962.686413977468,990.9779328555261),c(1599.209471071224,589.6904133211186),c(1528.48971262173,617.3654146683192),c(2538.367863280504,946.2721614485099),c(2967.4010645407675,1760.555854933448))
targetgene="EGFP"
collabel=c("S78_MNSC510_F6","S77_MNSC510_F5")

# set up color using RColorBrewer
#library(RColorBrewer)
#colors <- brewer.pal(length(targetgenelist), "Set1")

colors=c( "#E41A1C", "#377EB8", "#4DAF4A", "#984EA3", "#FF7F00",  "#A65628", "#F781BF",
          "#999999", "#66C2A5", "#FC8D62", "#8DA0CB", "#E78AC3", "#A6D854", "#FFD92F", "#E5C494", "#B3B3B3", 
          "#8DD3C7", "#FFFFB3", "#BEBADA", "#FB8072", "#80B1D3", "#FDB462", "#B3DE69", "#FCCDE5",
          "#D9D9D9", "#BC80BD", "#CCEBC5", "#FFED6F")


## code

targetmatvec=unlist(targetmat)+1
yrange=range(targetmatvec[targetmatvec>0]);
# yrange[1]=1; # set the minimum value to 1
for(i in 1:length(targetmat)){
  vali=targetmat[[i]]+1;
  if(i==1){
    plot(1:length(vali),vali,type='b',las=1,pch=20,main=paste('sgRNAs in',targetgene),ylab='Read counts',xlab='Samples',xlim=c(0.7,length(vali)+0.3),ylim = yrange,col=colors[(i %% length(colors))],xaxt='n',log='y')
    axis(1,at=1:length(vali),labels=(collabel),las=2)
    # lines(0:100,rep(1,101),col='black');
  }else{
    lines(1:length(vali),vali,type='b',pch=20,col=colors[(i %% length(colors))])
  }
}




# parameters
# Do not modify the variables beginning with "__"
targetmat=list(c(1615.2392829864425,830.2500404160154),c(2147.0518665266372,1067.6163981246968),c(1932.0638008401756,910.0817750714016),c(929.729091082681,360.83944064234515),c(3005.118269047164,1353.9462197553482),c(1289.9283941187703,731.2586894433367))
targetgene="KRT20"
collabel=c("S78_MNSC510_F6","S77_MNSC510_F5")

# set up color using RColorBrewer
#library(RColorBrewer)
#colors <- brewer.pal(length(targetgenelist), "Set1")

colors=c( "#E41A1C", "#377EB8", "#4DAF4A", "#984EA3", "#FF7F00",  "#A65628", "#F781BF",
          "#999999", "#66C2A5", "#FC8D62", "#8DA0CB", "#E78AC3", "#A6D854", "#FFD92F", "#E5C494", "#B3B3B3", 
          "#8DD3C7", "#FFFFB3", "#BEBADA", "#FB8072", "#80B1D3", "#FDB462", "#B3DE69", "#FCCDE5",
          "#D9D9D9", "#BC80BD", "#CCEBC5", "#FFED6F")


## code

targetmatvec=unlist(targetmat)+1
yrange=range(targetmatvec[targetmatvec>0]);
# yrange[1]=1; # set the minimum value to 1
for(i in 1:length(targetmat)){
  vali=targetmat[[i]]+1;
  if(i==1){
    plot(1:length(vali),vali,type='b',las=1,pch=20,main=paste('sgRNAs in',targetgene),ylab='Read counts',xlab='Samples',xlim=c(0.7,length(vali)+0.3),ylim = yrange,col=colors[(i %% length(colors))],xaxt='n',log='y')
    axis(1,at=1:length(vali),labels=(collabel),las=2)
    # lines(0:100,rep(1,101),col='black');
  }else{
    lines(1:length(vali),vali,type='b',pch=20,col=colors[(i %% length(colors))])
  }
}



dev.off()
Sweave("S10B_c1_t0_summary.Rnw");
library(tools);

texi2dvi("S10B_c1_t0_summary.tex",pdf=TRUE);
